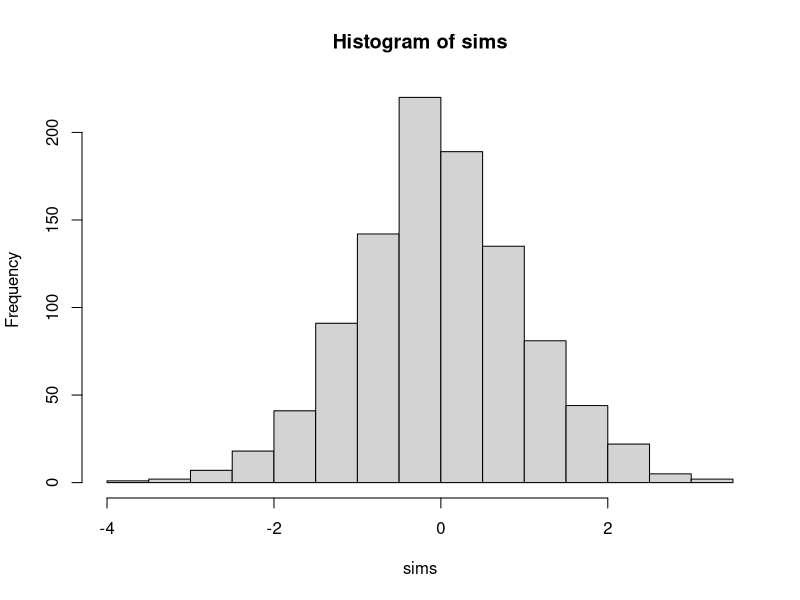
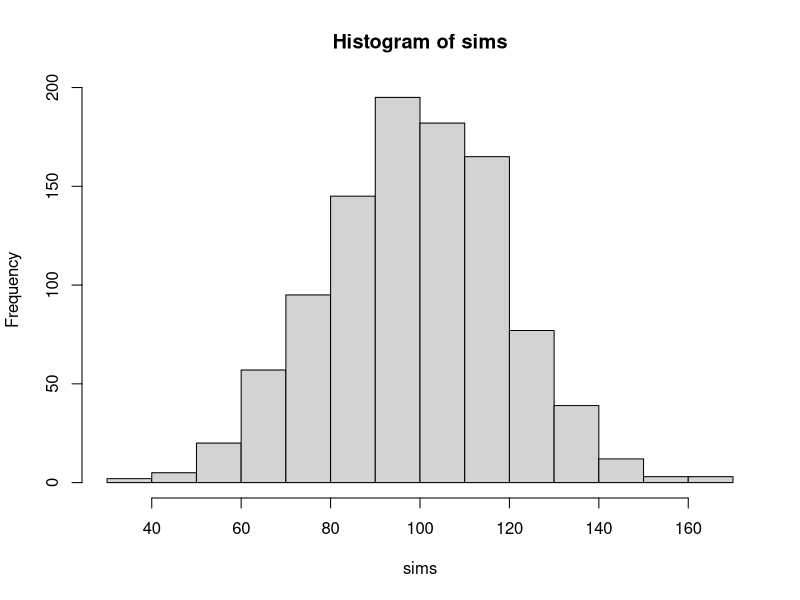
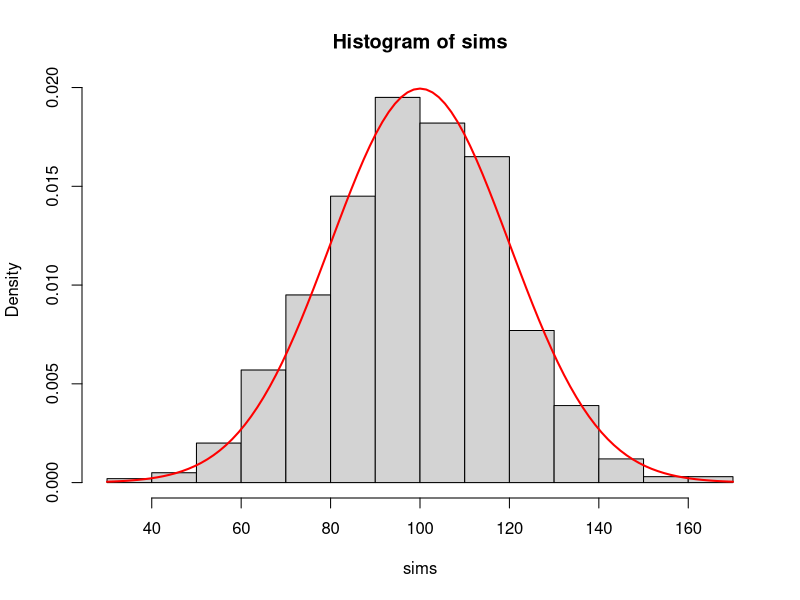
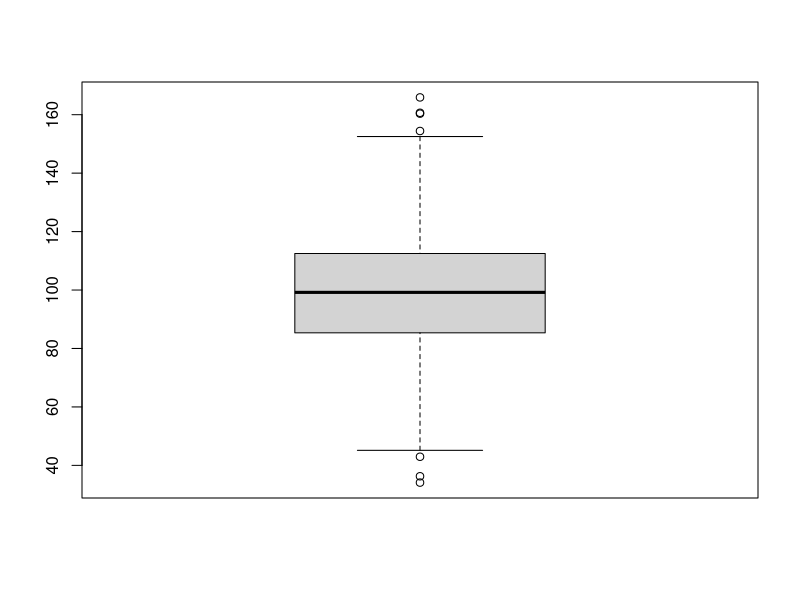

Here is the R script that generated these plots, in order:
?rnorm
dnorm(0)
exp(-0^2/2)/sqrt(2*pi)
pnorm(0)
pnorm(1)-pnorm(-1)
qnorm(0.5)
qnorm(0.025)
sims=rnorm(1000)
hist(sims)
summary(sims)
pnorm(1,mean=2,sd=1)
qnorm(0.5,1100207,23)
sims=rnorm(1000,mean=100,sd=20)
hist(sims)
hist(sims, prob=TRUE)
curve(dnorm(x, mean=100, sd=20), col="red", 
      lwd=2, add=TRUE)
summary(sims)
bp=boxplot(sims)
bp$out
